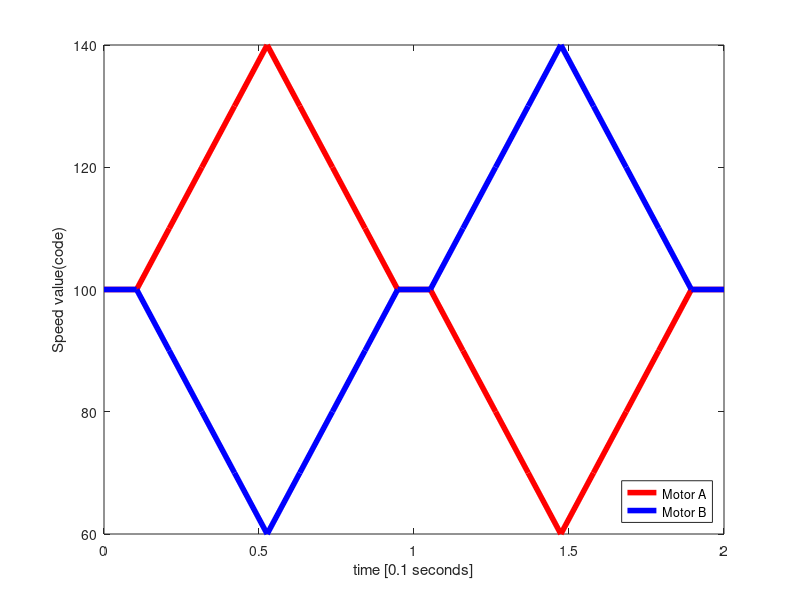

Reproduce this figure in MATLAB. (Note: this script raises an error after producing the figure.)
%% Wesley Schumacher
% ME ID:627-566
% MCEN Independent Study
% Fall 2021
% MotorSpeed Analysis

%% House-keeping Runner function
clc; close all;

%Constants 

% Read in the data that was collected using WaveForms
figure(1)
%ploting the RC circuit with 33uF capacitor 
datalimit = 20;
[MotorSpeed1] = xlsread('SM1.csv');
MotorA = MotorSpeed1(1:datalimit,1); 
MotorB = MotorSpeed1(1:datalimit,2);
time =  linspace(0,2,20);

plot(time,MotorA, 'r','linewidth',4)

hold on
plot(time,MotorB, 'b','linewidth',4)

legend('Motor A','Motor B','Location','southeast')
xlabel("time [0.1 seconds]")
ylabel("Speed value(code)")
%xlim([30 145])
%ylim([0000 6500])


figure(2)
A = [];
B = [];
fid = fopen('TestKP0.05Ki0Kd0.txt','rt');
    while true
        thisline = fgetl(fid);
        
        if(double(thisline) == -1)
            break;
        end
        if (strlength(thisline) > 6 && strlength(thisline) < 13 )
            str = string(thisline);
            s =split(str);
            if s(1) == 'MotorA:'; 
                %fprintf(' A: %f \n', double(s(2)));
                A = [A, double(s(2))];
            end  
            if s(1) == 'MotorB:'; 
                %fprintf(' B: %f \n', double(s(2)));
                B = [B, double(s(2))];
            end
        end 
    end
  fclose(fid);
  t = 0:0.064:(length(A)-1)*0.064;
  
  plot(t,A, 'r','linewidth',1)
  hold on
  plot(t,B, 'b','linewidth',1)
  title("Test Kp= 0.05  Kd = 0.0 Ki = 0.0")
  legend('Motor A','Motor B','Location','southeast')
  xlabel("Time [seconds]")
  ylabel("Speed value(code)")


figure(3)
A = [];
B = [];
P = [];
fid = fopen('kp0.05kd0ki0.txt','rt');
    while true
        thisline = fgetl(fid);
        
        if(double(thisline) == -1)
            break;
        end
        if (strlength(thisline) > 6 && strlength(thisline) < 13 )
            str = string(thisline);
            s =split(str);
            if s(1) == 'MotorA:'; 
                %fprintf(' A: %f \n', double(s(2)));
                A = [A, double(s(2))];
            end  
            if s(1) == 'MotorB:'; 
                %fprintf(' B: %f \n', double(s(2)));
                B = [B, double(s(2))];
            end 
        end 
    end
  fclose(fid);
  t = 0:0.064:(length(A)-1)*0.064;
  yyaxis left
  plot(t,A, 'r','linewidth',1)
  hold on
  plot(t,B, 'b','linewidth',1)
  title("Kp= 0.05  Kd = 0.0 Ki = 0.0")
  legend('Motor A','Motor B','Location','southeast')
  xlabel("Time [seconds]")
  ylabel("Speed value(code)")
  
  figure(4)
A = [];
B = [];
P = [];
fid = fopen('kp0.025kd0ki0.txt','rt');
    while true
        thisline = fgetl(fid);
        
        if(double(thisline) == -1)
            break;
        end
        if (strlength(thisline) > 6 && strlength(thisline) < 17 )
            str = string(thisline);
            s =split(str);
            if s(1) == 'MotorA:'; 
                %fprintf(' A: %f \n', double(s(2)));
                A = [A, double(s(2))];
            end  
            if s(1) == 'MotorB:'; 
                %fprintf(' B: %f \n', double(s(2)));
                B = [B, double(s(2))];
            end 
            if s(1) == 'Position: '; 
                fprintf(' P: %f \n', double(s(2)));
                P = [P, double(s(2))];
            end
        end 
    end
  fclose(fid);
  t = 0:0.064:(length(A)-1)*0.064;
  yyaxis left
  plot(t,A, 'r','linewidth',1)
  hold on
  plot(t,B, 'b','linewidth',1)
  yyaxis right
  %plot(t,P, '-g','linewidth',1)
  title("Kp= 0.025  Kd = 0.0 Ki = 0.0")
  legend('Motor A','Motor B','Location','southeast')
  xlabel("Time [seconds]")
  ylabel("Speed value(code)")
  
  
  
  
figure(5)
A1 = [];
B1 = [];
P1 = [];
fid = fopen('kp0.025kd0ki0v2.txt','rt');
    while true
        thisline = fgetl(fid);
        
        if(double(thisline) == -1)
            break;
        end
        if (strlength(thisline) > 6 && strlength(thisline) < 17 )
            str = string(thisline);
            s =split(str);
            if s(1) == 'MotorA:'; 
                %fprintf(' A: %f \n', double(s(2)));
                A1 = [A1, double(s(2))];
            end  
            if s(1) == 'MotorB:'; 
                %fprintf(' B: %f \n', double(s(2)));
                B1 = [B1, double(s(2))];
            end 
            if s(1) == 'Position:'; 
                %fprintf(' P: %f \n', double(s(2)));
                P1 = [P1, double(s(2))];
            end
        end 
    end
  fclose(fid);
  t1 = 0:0.064:(length(A1)-1)*0.064;
  yyaxis left
  plot(t1,A1, 'r','linewidth',1)
  hold on
  plot(t1,B1, '-b','linewidth',1)
  legend('Motor A','Motor B','Location','southeast')
  ylabel("Speed value(code)")
  xlabel("Time [seconds]")
  title("Kp= 0.025  Kd = 0.0 Ki = 0.0 V2")
  yyaxis right
  plot(t1,P1/1000, 'k','linewidth',1,'DisplayName','Position')
  ylabel("Sensor Position Value[cm]")
  

  
  figure(6)
A1 = [];
B1 = [];
P1 = [];
fid = fopen('kp0.05kd0ki0v2.txt','rt');
    while true
        thisline = fgetl(fid);
        
        if(double(thisline) == -1)
            break;
        end
        if (strlength(thisline) > 6 && strlength(thisline) < 17 )
            str = string(thisline);
            s =split(str);
            if s(1) == 'MotorA:'; 
                %fprintf(' A: %f \n', double(s(2)));
                A1 = [A1, double(s(2))];
            end  
            if s(1) == 'MotorB:'; 
                %fprintf(' B: %f \n', double(s(2)));
                B1 = [B1, double(s(2))];
            end 
            if s(1) == 'Position:'; 
                %fprintf(' P: %f \n', double(s(2)));
                P1 = [P1, double(s(2))];
            end
        end 
    end
  fclose(fid);
  t1 = 0:0.064:(length(A1)-1)*0.064;
  yyaxis left
  plot(t1,A1, 'r','linewidth',1)
  hold on
  plot(t1,B1, '-b','linewidth',1)
  legend('Motor A','Motor B','Location','southeast')
  ylabel("Speed value(code)")
  xlabel("Time [seconds]")
  title("Kp= 0.05  Kd = 0.0 Ki = 0.0 V2")
  yyaxis right
  plot(t1,P1/1000, 'k','linewidth',1,'DisplayName','Position')
  ylabel("Sensor Position Value[cm]")
  
  
  
figure(7)
A1 = [];
B1 = [];
P1 = [];
fid = fopen('Kp0.07Kd0Ki0.txt','rt');
    while true
        thisline = fgetl(fid);
        
        if(double(thisline) == -1)
            break;
        end
        if (strlength(thisline) > 6 && strlength(thisline) < 17 )
            str = string(thisline);
            s =split(str);
            if s(1) == 'MotorA:'; 
                %fprintf(' A: %f \n', double(s(2)));
                A1 = [A1, double(s(2))];
            end  
            if s(1) == 'MotorB:'; 
                %fprintf(' B: %f \n', double(s(2)));
                B1 = [B1, double(s(2))];
            end 
            if s(1) == 'Position:'; 
                %fprintf(' P: %f \n', double(s(2)));
                P1 = [P1, double(s(2))];
            end
        end 
    end
  fclose(fid);
  t1 = 0:0.064:(length(A1)-1)*0.064;
  yyaxis left
  plot(t1,A1, 'r','linewidth',1)
  hold on
  plot(t1,B1, '-b','linewidth',1)
  legend('Motor A','Motor B','Location','southeast')
  ylabel("Speed value(code)")
  xlabel("Time [seconds]")
  title("Kp= 0.07  Kd = 0.0 Ki = 0.0")
  yyaxis right
  plot(t1,P1/1000, 'k','linewidth',1,'DisplayName','Position')
  ylabel("Sensor Position Value[cm]")
  
figure(8)
A1 = [];
B1 = [];
P1 = [];
fid = fopen('Kp0.071Kd0Ki0.txt','rt');
    while true
        thisline = fgetl(fid);
        
        if(double(thisline) == -1)
            break;
        end
        if (strlength(thisline) > 6 && strlength(thisline) < 17 )
            str = string(thisline);
            s =split(str);
            if s(1) == 'MotorA:'; 
                %fprintf(' A: %f \n', double(s(2)));
                A1 = [A1, double(s(2))];
            end  
            if s(1) == 'MotorB:'; 
                %fprintf(' B: %f \n', double(s(2)));
                B1 = [B1, double(s(2))];
            end 
            if s(1) == 'Position:'; 
                %fprintf(' P: %f \n', double(s(2)));
                P1 = [P1, double(s(2))];
            end
        end 
    end
  fclose(fid);
  t1 = 0:0.064:(length(A1)-1)*0.064;
  yyaxis left
  plot(t1,A1, 'r','linewidth',1)
  hold on
  plot(t1,B1, '-b','linewidth',1)
  legend('Motor A','Motor B','Location','northwest')
  ylim([-130 270])
  ylabel("Speed value(code)")
  xlabel("Time [seconds]")
  title("Kp= 0.071  Kd = 0.0 Ki = 0.0")
  yyaxis right
  plot(t1,P1/1000, 'k','linewidth',1,'DisplayName','Position')
  ylabel("Sensor Position Value[cm]")
  
  figure(9)
A1 = [];
B1 = [];
P1 = [];
fid = fopen('Kp0.07Kd0.02Ki0.txt','rt');
    while true
        thisline = fgetl(fid);
        
        if(double(thisline) == -1)
            break;
        end
        if (strlength(thisline) > 6 && strlength(thisline) < 17 )
            str = string(thisline);
            s =split(str);
            if s(1) == 'MotorA:'; 
                %fprintf(' A: %f \n', double(s(2)));
                A1 = [A1, double(s(2))];
            end  
            if s(1) == 'MotorB:'; 
                %fprintf(' B: %f \n', double(s(2)));
                B1 = [B1, double(s(2))];
            end 
            if s(1) == 'Position:'; 
                %fprintf(' P: %f \n', double(s(2)));
                P1 = [P1, double(s(2))];
            end
        end 
    end
  fclose(fid);
  t1 = 0:0.064:(length(A1)-1)*0.064;
  yyaxis left
  plot(t1,A1, 'r','linewidth',1)
  hold on
  plot(t1,B1, '-b','linewidth',1)
  legend('Motor A','Motor B','Location','northwest')
  ylim([-130 270])
  ylabel("Speed value(code)")
  xlabel("Time [seconds]")
  title("Kp= 0.07  Kd = 0.02 Ki = 0.0")
  yyaxis right
  plot(t1,P1/1000, 'k','linewidth',1,'DisplayName','Position')
  ylabel("Sensor Position Value[cm]")